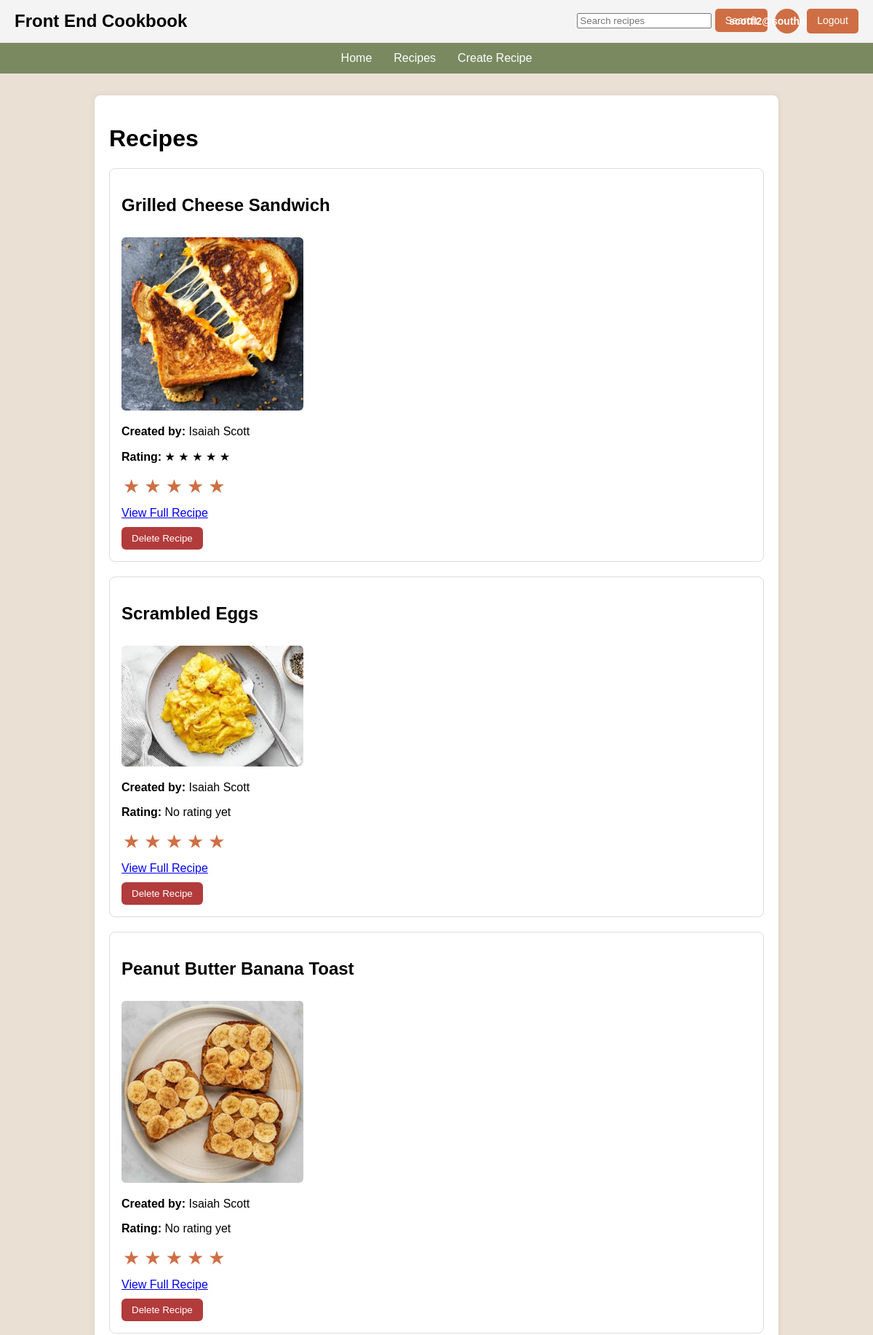
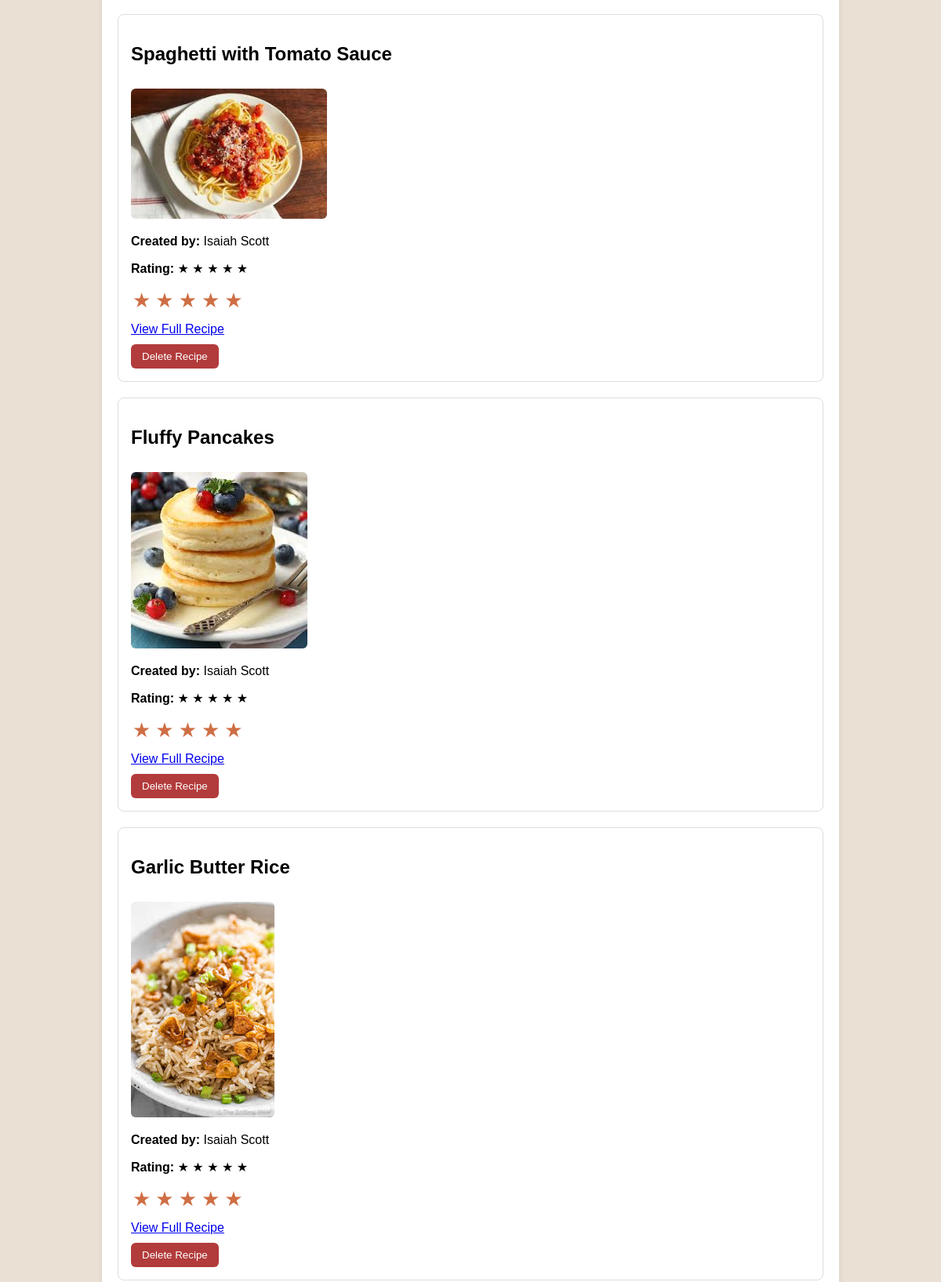
Screenshot of /recipes (signed in, upper part) with the database file from the repository (2 pictures, top to bottom).
### app/models.py (models this page shows, shortened)
class User(db.Model):
    __tablename__ = "users"
    id = db.Column(db.Integer, primary_key=True)
    first_name = db.Column(db.String(50), nullable=False)
    last_name = db.Column(db.String(50), nullable=False)
    email = db.Column(db.String(120), unique=True, nullable=False)
    password_hash = db.Column(db.String(255), nullable=False)
    recipes = db.relationship("Recipe", backref="author", lazy=True)

class Recipe(db.Model):
    __tablename__ = "recipes"
    id = db.Column(db.Integer, primary_key=True)
    title = db.Column(db.String(100), nullable=False)
    ingredients = db.Column(db.Text, nullable=False)
    instructions = db.Column(db.Text, nullable=False)
    image_filename = db.Column(db.String(255), nullable=True)
    rating = db.Column(db.Integer, default=0)
    user_id = db.Column(db.Integer, db.ForeignKey("users.id"), nullable=True)
    forked_from_id = db.Column(db.Integer, db.ForeignKey("recipes.id"), nullable=True)

### app/routes.py (the view)
@app.route("/recipes")
def recipes():
    recipes = Recipe.query.all()
    for r in recipes:
        formatted_ingredients = []
        for item in r.ingredients.split(' | '):
            parts = item.split(' ', 2)
            formatted_ingredients.append({
                'quantity': parts[0] if len(parts) > 0 else "",
                'unit': parts[1] if len(parts) > 1 else "",
                'name': parts[2] if len(parts) > 2 else ""
            })
    return render_template("recipes.html", recipes=recipes)

### app/templates/recipes.html (shortened to what this page needs)
{% extends "base.html" %}
{% block content %}
<h1>Recipes</h1>
{% if recipes %}
    {% for recipe in recipes %}
        <div class="recipe-card">
            <h2>{{ recipe.title }}</h2>
	    {% if recipe.image_filename %}
   	         <img src="{{ url_for('static', filename='uploads/' + recipe.image_filename) }}" alt="{{ recipe.title }}">
	    {% endif %}
            {% if recipe.author %}
                <p>
                    <strong>Created by:</strong>
                    {{ recipe.author.first_name }} {{ recipe.author.last_name }}
                </p>
            {% endif %}
            <p>
                <strong>Rating:</strong>
                {% if recipe.rating and recipe.rating > 0 %}
                    {% for i in range(recipe.rating) %}
                        ★
                    {% endfor %}
                {% else %}
                    No rating yet
                {% endif %}
            </p>
            <form action="{{ url_for('rate_recipe', recipe_id=recipe.id) }}" method="POST" class="star-rating-form">
                <button type="submit" name="rating" value="1" class="star-button">★</button>
                <button type="submit" name="rating" value="2" class="star-button">★</button>
                <button type="submit" name="rating" value="3" class="star-button">★</button>
                <button type="submit" name="rating" value="4" class="star-button">★</button>
                <button type="submit" name="rating" value="5" class="star-button">★</button>
            </form>
            <br>
            <a href="{{ url_for('view_recipe', recipe_id=recipe.id) }}">
                View Full Recipe
            </a>
            {% if session.get("user_id") == recipe.user_id %}
                <form action="{{ url_for('delete_recipe', recipe_id=recipe.id) }}" method="POST">
                    <button type="submit" class="delete-button">
                        Delete Recipe
                    </button>
                </form>
            {% endif %}
        </div>
    {% endfor %}
{% else %}
    <p>No recipes found.</p>
{% endif %}
{% endblock %}

### app/templates/base.html (shortened to what this page needs)
<!DOCTYPE html>
<html lang="en">
<head>
</head>
<body>
    <div class="top-header">
        <div class="logo">Front End Cookbook</div>
        <div class="top-actions">
            <form action="{{ url_for('search') }}" method="GET" style="display:inline;">
                <input type="text" name="q" placeholder="Search recipes">
                <button type="submit">Search</button>
            </form>
            {% if session.get("user_id") %}
                <div class="user-circle">
                    {{ session.get("user_initials") }}
                </div>
                <a href="{{ url_for('logout') }}">Logout</a>
            {% else %}
                <a href="{{ url_for('login') }}">Login</a>
            {% endif %}
        </div>
    </div>
    <div class="navbar">
        <ul class="nav-links">
            <li><a href="{{ url_for('home') }}">Home</a></li>
            <li><a href="{{ url_for('recipes') }}">Recipes</a></li>
            <li><a href="{{ url_for('create_recipe') }}">Create Recipe</a></li>
        </ul>
    </div>
    <main class="page-container">
        {% block content %}{% endblock %}
    </main>
    </body>
    </html>

### app/templates/base.html (style rules this page uses)
body { margin: 0; font-family: Arial, sans-serif; background-color: #EAE1D4; }
.top-header { display: flex; justify-content: space-between; align-items: center; padding: 12px 20px; background-color: #f4f4f4; border-bottom: 1px solid #ddd; }
.logo { font-size: 24px; font-weight: bold; }
.top-actions { display: flex; gap: 10px; }
.top-actions a, .top-actions button { padding: 8px 14px; border: none; background-color: #CF6E44; color: white; text-decoration: none; border-radius: 5px; cursor: pointer; font-size: 14px; }
.recipe-card img { max-width: 250px; border-radius: 6px; margin-top: 10px; }
.navbar { background-color: #7A8960; }
.nav-links { list-style: none; display: flex; justify-content: center; gap: 30px; margin: 0; padding: 12px 0; }
.nav-links a { color: white; text-decoration: none; font-size: 16px; }
.user-circle { width: 34px; height: 34px; background-color: #CF6E44; color: white; border-radius: 50%; display: flex; align-items: center; justify-content: center; font-weight: bold; font-size: 14px; }
.page-container { max-width: 900px; margin: 30px auto; padding: 20px; background-color: white; border-radius: 8px; box-shadow: 0 0 8px rgba(0,0,0,0.08); }
.recipe-card { border: 1px solid #ddd; border-radius: 8px; padding: 16px; margin-bottom: 20px; background-color: #fff; }
.delete-button { margin-top: 10px; padding: 8px 14px; border: none; background-color: #b23b3b; color: white; border-radius: 6px; cursor: pointer; }
.star-rating-form { display: inline-flex; gap: 2px; margin-bottom: 12px; }
.star-button { border: none; background: none; color: #CF6E44; font-size: 26px; cursor: pointer; padding: 0 2px; }

### rows the page displays
User: get "scotti2@southernct.edu"
Recipe: title "Grilled Cheese Sandwich", image_filename (picture), author.first_name "Isaiah", author.last_name "Scott", rating 5 (drawn)
Recipe: title "Scrambled Eggs", image_filename (picture), author.first_name "Isaiah", author.last_name "Scott", rating "No rating yet"
Recipe: title "Peanut Butter Banana Toast", image_filename (picture), author.first_name "Isaiah", author.last_name "Scott", rating "No rating yet"
Recipe: title "Spaghetti with Tomato Sauce", image_filename (picture), author.first_name "Isaiah", author.last_name "Scott", rating 5 (drawn)
Recipe: title "Fluffy Pancakes", image_filename (picture), author.first_name "Isaiah", author.last_name "Scott", rating 5 (drawn)
Recipe: title "Garlic Butter Rice", image_filename (picture), author.first_name "Isaiah", author.last_name "Scott", rating 5 (drawn)
